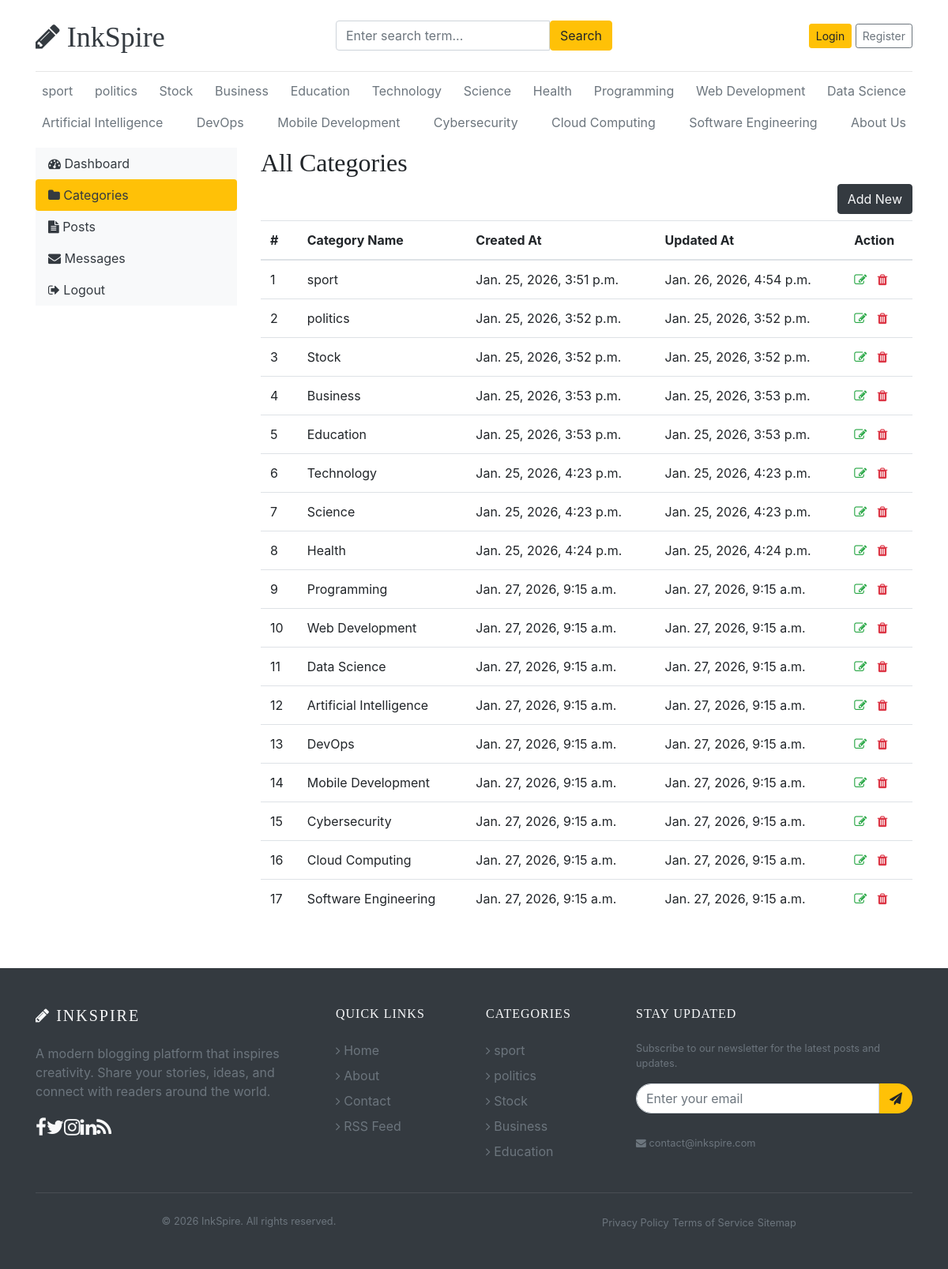
/dashboard/categories/, run on the app's committed database.
### blogs/models.py (models this page shows)
class Category(models.Model):
    name = models.CharField(max_length=100, unique=True)
    created_at = models.DateTimeField(auto_now_add=True)
    updated_at = models.DateTimeField(auto_now=True)
    class Meta:
        verbose_name = "Category"
        verbose_name_plural = "Categories"
    def __str__(self):
        return self.name

### dashboard/views.py (the view)
# urls.py: path('categories/', views.categories, name='categories'),
def categories(request):
    categories = Category.objects.all()
    context = {
        'categories': categories,
    }
    return render(request, 'dashboard/categories.html', context)

### blogs/context_processors.py (called while the page is built)
def get_categories(request):
  categories=Category.objects.all()
  return dict(categories=categories)

### templates/dashboard/categories.html (shortened to what this page needs)
{% extends 'base.html' %}
{% block content %}
<div class="row">
  {% include 'dashboard/sidebar.html' %}
  <div class="col-md-9">
    <h2>All Categories</h2>
    <a href="{% url 'add_category' %}" class="btn btn-dark text-light float-right mb-2">Add New</a>
    <table class="table table-hover">
      <thead>
        <tr>
          <th>#</th>
          <th>Category Name</th>
          <th>Created At</th>
          <th>Updated At</th>
          <th>Action</th>
        </tr>
      </thead>
      <tbody>
        {% for cat in categories %}
        <tr>
          <td>{{ forloop.counter }}</td>
          <td>{{ cat }}</td>
          <td>{{ cat.created_at }}</td>
          <td>{{ cat.updated_at }}</td>
          <td>
            <a href="{% url 'edit_category' cat.id %}"><i class="fa fa-edit text-success"></i></a>
            <a href="{% url 'delete_category' cat.id %}"><i class="fa fa-trash text-danger"></i></a>
          </td>
        </tr>
        {% endfor %}
      </tbody>
    </table>
  </div>
</div>
{% endblock %}

### templates/base.html (shortened to what this page needs)
{% load static %}
<!DOCTYPE html>
<html lang="en">
<head>
  <link href="https://getbootstrap.com/docs/4.0/dist/css/bootstrap.min.css" rel="stylesheet">
  <link href="{% static 'css/blog.css' %}" rel="stylesheet">
  <link rel="stylesheet" href="https://cdnjs.cloudflare.com/ajax/libs/font-awesome/4.7.0/css/font-awesome.min.css">
</head>
<body>
  <div class="container">
    <header class="blog-header py-3">
      <div class="row flex-nowrap justify-content-between align-items-center">
        <div class="col-4 pt-1">
          <a class="blog-header-logo text-dark" href="/"><i class="fa fa-pencil"></i> InkSpire</a>
        </div>
        <div class="col-4">
          <form action="{% url 'search' %}" method="">
            <div class="input-group">
              <input class="form-control" type="text" name="keyword" value="{{ keyword }}"
                placeholder="Enter search term..." aria-label="Enter search term..." aria-describedby="button-search" />
              <button type="submit" class="btn btn-warning" id="button-search" type="button">Search</button>
            </div>
          </form>
        </div>
        <div class="col-4 d-flex justify-content-end align-items-center">
          {% if not user.is_authenticated %}
          <a class="btn btn-sm btn-warning" href="{% url 'login' %}">Login</a> &nbsp;
          <a class="btn btn-sm btn-outline-secondary" href="{% url 'register' %}">Register</a>
          {% else %}
          <a class="btn btn-sm btn-outline-secondary mr-2" href="{% url 'profile' %}"><i class="fa fa-user"></i>
            Profile</a>
          <a class="btn btn-sm btn-warning mr-2" href="{% url 'dashboard' %}">Dashboard</a>
          <a class="btn btn-sm btn-outline-danger mr-2" href="{% url 'logout' %}">Logout</a>
          {% endif %}
        </div>
      </div>
    </header>
    <div class="nav-scroller py-1 mb-2">
      <nav class="nav d-flex justify-content-between">
        {% for category in categories %}
        <a class="p-2 text-muted" href="{% url 'posts_by_category' category.id %}">{{category.name}}</a>
        {% endfor %}
        <a class="p-2 text-muted" href="{% url 'about' %}">About Us</a>
      </nav>
    </div>
    {% block content %}
    {% endblock %}
  </div>
  <footer class="bg-dark text-light mt-5">
    <div class="container py-5">
      <div class="row">
        <div class="col-lg-4 col-md-6 mb-4 mb-lg-0">
          <h5 class="text-uppercase mb-4" style="letter-spacing: 2px;"><i class="fa fa-pencil"></i> InkSpire</h5>
          <p class="text-muted">A modern blogging platform that inspires creativity. Share your stories, ideas, and
            connect
            with readers around the world.</p>
          <div class="d-flex mt-3">
            <a href="#" class="text-light me-3" style="font-size: 1.5rem;"><i class="fa fa-facebook"></i></a>
            <a href="#" class="text-light me-3" style="font-size: 1.5rem;"><i class="fa fa-twitter"></i></a>
            <a href="#" class="text-light me-3" style="font-size: 1.5rem;"><i class="fa fa-instagram"></i></a>
            <a href="#" class="text-light me-3" style="font-size: 1.5rem;"><i class="fa fa-linkedin"></i></a>
            <a href="{% url 'rss_feed' %}" class="text-light" style="font-size: 1.5rem;"><i class="fa fa-rss"></i></a>
          </div>
        </div>
        <div class="col-lg-2 col-md-6 mb-4 mb-lg-0">
          <h6 class="text-uppercase mb-4" style="letter-spacing: 1px;">Quick Links</h6>
          <ul class="list-unstyled">
            <li class="mb-2"><a href="{% url 'home' %}" class="text-muted text-decoration-none hover-light"><i
                  class="fa fa-angle-right me-2"></i> Home</a></li>
            <li class="mb-2"><a href="{% url 'about' %}" class="text-muted text-decoration-none hover-light"><i
                  class="fa fa-angle-right me-2"></i> About</a></li>
            <li class="mb-2"><a href="{% url 'contact' %}" class="text-muted text-decoration-none hover-light"><i
                  class="fa fa-angle-right me-2"></i> Contact</a></li>
            <li class="mb-2"><a href="{% url 'rss_feed' %}" class="text-muted text-decoration-none hover-light"><i
                  class="fa fa-angle-right me-2"></i> RSS Feed</a></li>
          </ul>
        </div>
        <div class="col-lg-2 col-md-6 mb-4 mb-lg-0">
          <h6 class="text-uppercase mb-4" style="letter-spacing: 1px;">Categories</h6>
          <ul class="list-unstyled">
            {% for category in categories|slice:":5" %}
            <li class="mb-2"><a href="{% url 'posts_by_category' category.id %}"
                class="text-muted text-decoration-none"><i class="fa fa-angle-right me-2"></i> {{ category.name }}</a>
            </li>
            {% endfor %}
          </ul>
        </div>
        <div class="col-lg-4 col-md-6 mb-4 mb-lg-0">
          <h6 class="text-uppercase mb-4" style="letter-spacing: 1px;">Stay Updated</h6>
          <p class="text-muted small">Subscribe to our newsletter for the latest posts and updates.</p>
          <form class="mt-3">
            <div class="input-group">
              <input type="email" class="form-control" placeholder="Enter your email"
                style="border-radius: 25px 0 0 25px;">
              <button class="btn btn-warning" type="button" style="border-radius: 0 25px 25px 0;"><i
                  class="fa fa-paper-plane"></i></button>
            </div>
          </form>
          <div class="mt-4">
            <span class="text-muted small"><i class="fa fa-envelope me-2"></i> contact@inkspire.com</span>
          </div>
        </div>
      </div>
      <hr class="my-4" style="border-color: rgba(255,255,255,0.1);">
      <div class="row align-items-center">
        <div class="col-md-6 text-center text-md-start">
          <p class="text-muted mb-0 small">&copy; 2026 InkSpire. All rights reserved.</p>
        </div>
        <div class="col-md-6 text-center text-md-end">
          <a href="#" class="text-muted text-decoration-none small me-3">Privacy Policy</a>
          <a href="#" class="text-muted text-decoration-none small me-3">Terms of Service</a>
          <a href="/sitemap.xml" class="text-muted text-decoration-none small">Sitemap</a>
        </div>
      </div>
    </div>
  </footer>
</body>
</html>

### blog_main/static/css/blog.css (style rules this page uses)
.blog-header { border-bottom: 1px solid #e5e5e5; }
.blog-header-logo { font-family: "Playfair Display", Georgia, "Times New Roman", serif; font-size: 2.25rem; }
h1, h2, h3, h4, h5, h6 { font-family: "Playfair Display", Georgia, "Times New Roman", serif; }

### data on the page
Category: name "sport", created_at "Jan. 25, 2026, 3:51 p.m.", updated_at "Jan. 26, 2026, 4:54 p.m."
Category: name "politics", created_at "Jan. 25, 2026, 3:52 p.m.", updated_at "Jan. 25, 2026, 3:52 p.m."
Category: name "Stock", created_at "Jan. 25, 2026, 3:52 p.m.", updated_at "Jan. 25, 2026, 3:52 p.m."
Category: name "Business", created_at "Jan. 25, 2026, 3:53 p.m.", updated_at "Jan. 25, 2026, 3:53 p.m."
Category: name "Education", created_at "Jan. 25, 2026, 3:53 p.m.", updated_at "Jan. 25, 2026, 3:53 p.m."
Category: name "Technology", created_at "Jan. 25, 2026, 4:23 p.m.", updated_at "Jan. 25, 2026, 4:23 p.m."
Category: name "Science", created_at "Jan. 25, 2026, 4:23 p.m.", updated_at "Jan. 25, 2026, 4:23 p.m."
Category: name "Health", created_at "Jan. 25, 2026, 4:24 p.m.", updated_at "Jan. 25, 2026, 4:24 p.m."
Category: name "Programming", created_at "Jan. 27, 2026, 9:15 a.m.", updated_at "Jan. 27, 2026, 9:15 a.m."
Category: name "Web Development", created_at "Jan. 27, 2026, 9:15 a.m.", updated_at "Jan. 27, 2026, 9:15 a.m."
Category: name "Data Science", created_at "Jan. 27, 2026, 9:15 a.m.", updated_at "Jan. 27, 2026, 9:15 a.m."
Category: name "Artificial Intelligence", created_at "Jan. 27, 2026, 9:15 a.m.", updated_at "Jan. 27, 2026, 9:15 a.m."
Category: name "DevOps", created_at "Jan. 27, 2026, 9:15 a.m.", updated_at "Jan. 27, 2026, 9:15 a.m."
Category: name "Mobile Development", created_at "Jan. 27, 2026, 9:15 a.m.", updated_at "Jan. 27, 2026, 9:15 a.m."
Category: name "Cybersecurity", created_at "Jan. 27, 2026, 9:15 a.m.", updated_at "Jan. 27, 2026, 9:15 a.m."
Category: name "Cloud Computing", created_at "Jan. 27, 2026, 9:15 a.m.", updated_at "Jan. 27, 2026, 9:15 a.m."
Category: name "Software Engineering", created_at "Jan. 27, 2026, 9:15 a.m.", updated_at "Jan. 27, 2026, 9:15 a.m."
